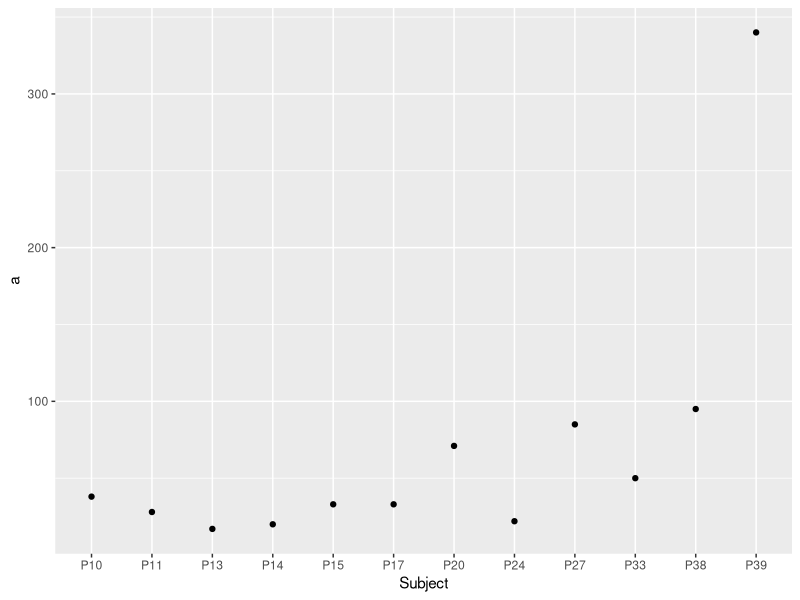
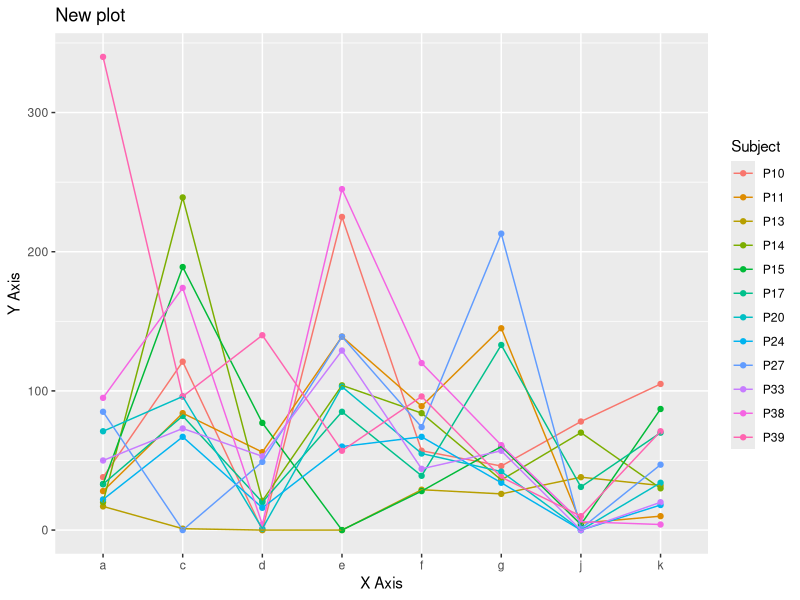
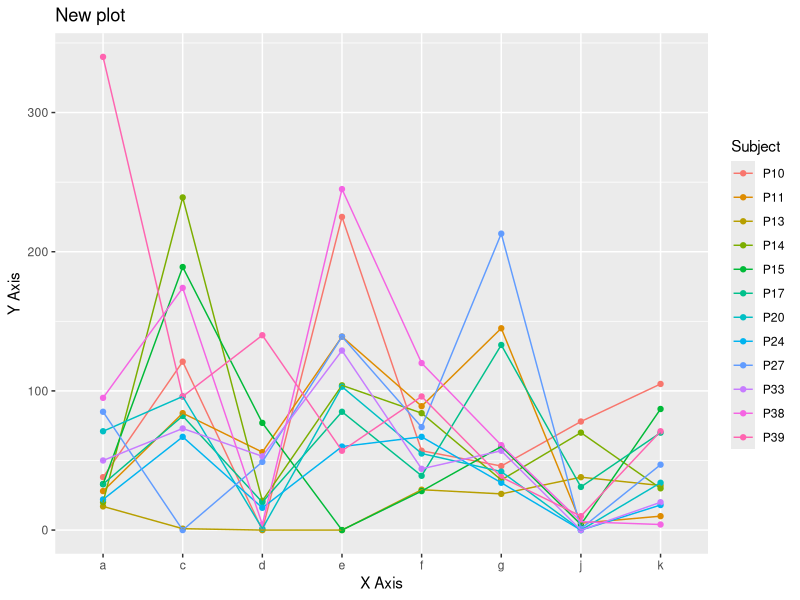

Source code (R) for these figures, in order:
#My Plotting Script
#Basic R: ggplot2

library(ggplot2)
library(reshape2)

#Load the Data
rawdata <- read.csv("plotdata.csv", header=TRUE)

#Converts the data to simple X Y coordinates by Subject and condition
melted = melt(rawdata, id.vars="Subject", measure.vars= c("a","c","d","e","f","g","j","k"))

ggplot(rawdata, aes(x=Subject, y=a, group=Subject)) + geom_point()

#Generates a ggplot and stores it in the variable myPlot
myPlot <- ggplot(melted, aes(x=variable, y=value, col=Subject, group=Subject))+ geom_point()+geom_line()+
  xlab("X Axis")+
  ylab("Y Axis")+ 
  ggtitle("New plot")

#Displays plot in Plots panel
myPlot

#save plot to PDF
ggsave(filename="MyPlot.pdf", plot=myPlot)
